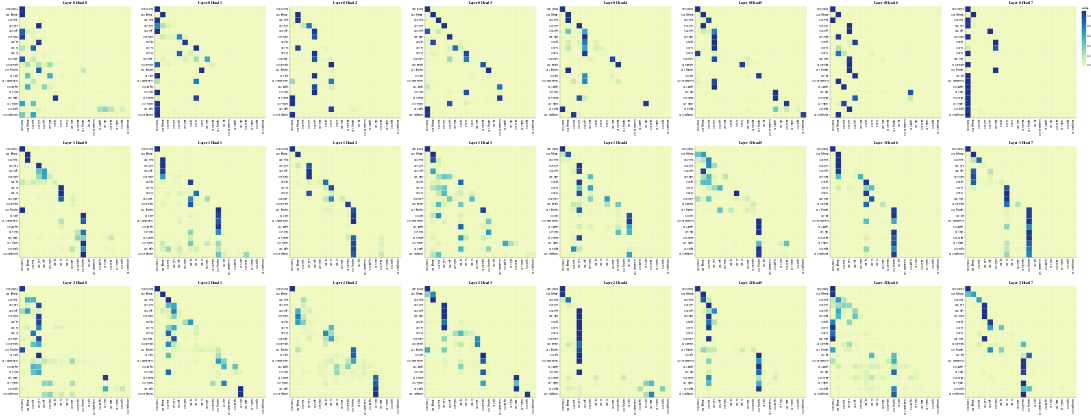

The notebook cell saved with this chart:
### Code cell
# Encoder Self-Attention
get_all_attention_maps("decoder", layers, heads, decoder_input_tokens, decoder_input_tokens, min(20, sentence_len))

### Figure 1 — Vega-Lite specification as saved in the notebook (floating-point values rounded to 4 significant figures; data arrays with more than 128 entries replaced by an {"elided": "..."} marker saying what was removed)
{"config": {"view": {"continuousWidth": 400, "continuousHeight": 300}}, "vconcat": [{"hconcat": [{"data": {"name": "data-e25981fa5f1f4b44800e28944a1fae1d"}, "mark": "rect", "encoding": {"color": {"field": "value", "type": "quantitative"}, "tooltip": [{"field": "row", "type": "quantitative"}, {"field": "column", "type": "quantitative"}, {"field": "value", "type": "quantitative"}, {"field": "row_token", "type": "nominal"}, {"field": "col_token", "type": "nominal"}], "x": {"axis": {"title": ""}, "field": "col_token", "type": "nominal"}, "y": {"axis": {"title": ""}, "field": "row_token", "type": "nominal"}}, "height": 400, "selection": {"selector025": {"type": "interval", "bind": "scales", "encodings": ["x", "y"]}}, "title": "Layer 0 Head 0", "width": 400}, {"data": {"name": "data-0eae3507b9c0f50dfdc00a2b280f5269"}, "mark": "rect", "encoding": {"color": {"field": "value", "type": "quantitative"}, "tooltip": [{"field": "row", "type": "quantitative"}, {"field": "column", "type": "quantitative"}, {"field": "value", "type": "quantitative"}, {"field": "row_token", "type": "nominal"}, {"field": "col_token", "type": "nominal"}], "x": {"axis": {"title": ""}, "field": "col_token", "type": "nominal"}, "y": {"axis": {"title": ""}, "field": "row_token", "type": "nominal"}}, "height": 400, "selection": {"selector026": {"type": "interval", "bind": "scales", "encodings": ["x", "y"]}}, "title": "Layer 0 Head 1", "width": 400}, {"data": {"name": "data-2ddad4988d3911f1e9c39537f2b1b67c"}, "mark": "rect", "encoding": {"color": {"field": "value", "type": "quantitative"}, "tooltip": [{"field": "row", "type": "quantitative"}, {"field": "column", "type": "quantitative"}, {"field": "value", "type": "quantitative"}, {"field": "row_token", "type": "nominal"}, {"field": "col_token", "type": "nominal"}], "x": {"axis": {"title": ""}, "field": "col_token", "type": "nominal"}, "y": {"axis": {"title": ""}, "field": "row_token", "type": "nominal"}}, "height": 400, "selection": {"selector027": {"type": "interval", "bind": "scales", "encodings": ["x", "y"]}}, "title": "Layer 0 Head 2", "width": 400}, {"data": {"name": "data-e9371db0ea1e7cf0bd50256e0830fafd"}, "mark": "rect", "encoding": {"color": {"field": "value", "type": "quantitative"}, "tooltip": [{"field": "row", "type": "quantitative"}, {"field": "column", "type": "quantitative"}, {"field": "value", "type": "quantitative"}, {"field": "row_token", "type": "nominal"}, {"field": "col_token", "type": "nominal"}], "x": {"axis": {"title": ""}, "field": "col_token", "type": "nominal"}, "y": {"axis": {"title": ""}, "field": "row_token", "type": "nominal"}}, "height": 400, "selection": {"selector028": {"type": "interval", "bind": "scales", "encodings": ["x", "y"]}}, "title": "Layer 0 Head 3", "width": 400}, {"data": {"name": "data-312ae3d56ada60ca8f87c3b7bf050dac"}, "mark": "rect", "encoding": {"color": {"field": "value", "type": "quantitative"}, "tooltip": [{"field": "row", "type": "quantitative"}, {"field": "column", "type": "quantitative"}, {"field": "value", "type": "quantitative"}, {"field": "row_token", "type": "nominal"}, {"field": "col_token", "type": "nominal"}], "x": {"axis": {"title": ""}, "field": "col_token", "type": "nominal"}, "y": {"axis": {"title": ""}, "field": "row_token", "type": "nominal"}}, "height": 400, "selection": {"selector029": {"type": "interval", "bind": "scales", "encodings": ["x", "y"]}}, "title": "Layer 0 Head 4", "width": 400}, {"data": {"name": "data-154bb68e665811bb745aaaf40da134bf"}, "mark": "rect", "encoding": {"color": {"field": "value", "type": "quantitative"}, "tooltip": [{"field": "row", "type": "quantitative"}, {"field": "column", "type": "quantitative"}, {"field": "value", "type": "quantitative"}, {"field": "row_token", "type": "nominal"}, {"field": "col_token", "type": "nominal"}], "x": {"axis": {"title": ""}, "field": "col_token", "type": "nominal"}, "y": {"axis": {"title": ""}, "field": "row_token", "type": "nominal"}}, "height": 400, "selection": {"selector030": {"type": "interval", "bind": "scales", "encodings": ["x", "y"]}}, "title": "Layer 0 Head 5", "width": 400}, {"data": {"name": "data-0fc279cb314cc886946c59006ce88dbc"}, "mark": "rect", "encoding": {"color": {"field": "value", "type": "quantitative"}, "tooltip": [{"field": "row", "type": "quantitative"}, {"field": "column", "type": "quantitative"}, {"field": "value", "type": "quantitative"}, {"field": "row_token", "type": "nominal"}, {"field": "col_token", "type": "nominal"}], "x": {"axis": {"title": ""}, "field": "col_token", "type": "nominal"}, "y": {"axis": {"title": ""}, "field": "row_token", "type": "nominal"}}, "height": 400, "selection": {"selector031": {"type": "interval", "bind": "scales", "encodings": ["x", "y"]}}, "title": "Layer 0 Head 6", "width": 400}, {"data": {"name": "data-69d78326cb4863b2650fd72d11a66e0c"}, "mark": "rect", "encoding": {"color": {"field": "value", "type": "quantitative"}, "tooltip": [{"field": "row", "type": "quantitative"}, {"field": "column", "type": "quantitative"}, {"field": "value", "type": "quantitative"}, {"field": "row_token", "type": "nominal"}, {"field": "col_token", "type": "nominal"}], "x": {"axis": {"title": ""}, "field": "col_token", "type": "nominal"}, "y": {"axis": {"title": ""}, "field": "row_token", "type": "nominal"}}, "height": 400, "selection": {"selector032": {"type": "interval", "bind": "scales", "encodings": ["x", "y"]}}, "title": "Layer 0 Head 7", "width": 400}]}, {"hconcat": [{"data": {"name": "data-51d9fdde7685f35936d311390925ee61"}, "mark": "rect", "encoding": {"color": {"field": "value", "type": "quantitative"}, "tooltip": [{"field": "row", "type": "quantitative"}, {"field": "column", "type": "quantitative"}, {"field": "value", "type": "quantitative"}, {"field": "row_token", "type": "nominal"}, {"field": "col_token", "type": "nominal"}], "x": {"axis": {"title": ""}, "field": "col_token", "type": "nominal"}, "y": {"axis": {"title": ""}, "field": "row_token", "type": "nominal"}}, "height": 400, "selection": {"selector033": {"type": "interval", "bind": "scales", "encodings": ["x", "y"]}}, "title": "Layer 1 Head 0", "width": 400}, {"data": {"name": "data-97059cd468ac18fb06dff6a6d8635029"}, "mark": "rect", "encoding": {"color": {"field": "value", "type": "quantitative"}, "tooltip": [{"field": "row", "type": "quantitative"}, {"field": "column", "type": "quantitative"}, {"field": "value", "type": "quantitative"}, {"field": "row_token", "type": "nominal"}, {"field": "col_token", "type": "nominal"}], "x": {"axis": {"title": ""}, "field": "col_token", "type": "nominal"}, "y": {"axis": {"title": ""}, "field": "row_token", "type": "nominal"}}, "height": 400, "selection": {"selector034": {"type": "interval", "bind": "scales", "encodings": ["x", "y"]}}, "title": "Layer 1 Head 1", "width": 400}, {"data": {"name": "data-152c160a2957971b9a44b035e036b034"}, "mark": "rect", "encoding": {"color": {"field": "value", "type": "quantitative"}, "tooltip": [{"field": "row", "type": "quantitative"}, {"field": "column", "type": "quantitative"}, {"field": "value", "type": "quantitative"}, {"field": "row_token", "type": "nominal"}, {"field": "col_token", "type": "nominal"}], "x": {"axis": {"title": ""}, "field": "col_token", "type": "nominal"}, "y": {"axis": {"title": ""}, "field": "row_token", "type": "nominal"}}, "height": 400, "selection": {"selector035": {"type": "interval", "bind": "scales", "encodings": ["x", "y"]}}, "title": "Layer 1 Head 2", "width": 400}, {"data": {"name": "data-45ca42edf2650bf63374556ae37c3771"}, "mark": "rect", "encoding": {"color": {"field": "value", "type": "quantitative"}, "tooltip": [{"field": "row", "type": "quantitative"}, {"field": "column", "type": "quantitative"}, {"field": "value", "type": "quantitative"}, {"field": "row_token", "type": "nominal"}, {"field": "col_token", "type": "nominal"}], "x": {"axis": {"title": ""}, "field": "col_token", "type": "nominal"}, "y": {"axis": {"title": ""}, "field": "row_token", "type": "nominal"}}, "height": 400, "selection": {"selector036": {"type": "interval", "bind": "scales", "encodings": ["x", "y"]}}, "title": "Layer 1 Head 3", "width": 400}, {"data": {"name": "data-2da231a0b5cfaf3987a41448e1b6caf2"}, "mark": "rect", "encoding": {"color": {"field": "value", "type": "quantitative"}, "tooltip": [{"field": "row", "type": "quantitative"}, {"field": "column", "type": "quantitative"}, {"field": "value", "type": "quantitative"}, {"field": "row_token", "type": "nominal"}, {"field": "col_token", "type": "nominal"}], "x": {"axis": {"title": ""}, "field": "col_token", "type": "nominal"}, "y": {"axis": {"title": ""}, "field": "row_token", "type": "nominal"}}, "height": 400, "selection": {"selector037": {"type": "interval", "bind": "scales", "encodings": ["x", "y"]}}, "title": "Layer 1 Head 4", "width": 400}, {"data": {"name": "data-27b0f6c60c129111b443df08dd9edf34"}, "mark": "rect", "encoding": {"color": {"field": "value", "type": "quantitative"}, "tooltip": [{"field": "row", "type": "quantitative"}, {"field": "column", "type": "quantitative"}, {"field": "value", "type": "quantitative"}, {"field": "row_token", "type": "nominal"}, {"field": "col_token", "type": "nominal"}], "x": {"axis": {"title": ""}, "field": "col_token", "type": "nominal"}, "y": {"axis": {"title": ""}, "field": "row_token", "type": "nominal"}}, "height": 400, "selection": {"selector038": {"type": "interval", "bind": "scales", "encodings": ["x", "y"]}}, "title": "Layer 1 Head 5", "width": 400}, {"data": {"name": "data-751554de09186ca14a8d73bf0c15bc75"}, "mark": "rect", "encoding": {"color": {"field": "value", "type": "quantitative"}, "tooltip": [{"field": "row", "type": "quantitative"}, {"field": "column", "type": "quantitative"}, {"field": "value", "type": "quantitative"}, {"field": "row_token", "type": "nominal"}, {"field": "col_token", "type": "nominal"}], "x": {"axis": {"title": ""}, "field": "col_token", "type": "nominal"}, "y": {"axis": {"title": ""}, "field": "row_token", "type": "nominal"}}, "height": 400, "selection": {"selector039": {"type": "interval", "bind": "scales", "encodings": ["x", "y"]}}, "title": "Layer 1 Head 6", "width": 400}, {"data": {"name": "data-cabeb3a1c948cdeaa6185137f1c28c14"}, "mark": "rect", "encoding": {"color": {"field": "value", "type": "quantitative"}, "tooltip": [{"field": "row", "type": "quantitative"}, {"field": "column", "type": "quantitative"}, {"field": "value", "type": "quantitative"}, {"field": "row_token", "type": "nominal"}, {"field": "col_token", "type": "nominal"}], "x": {"axis": {"title": ""}, "field": "col_token", "type": "nominal"}, "y": {"axis": {"title": ""}, "field": "row_token", "type": "nominal"}}, "height": 400, "selection": {"selector040": {"type": "interval", "bind": "scales", "encodings": ["x", "y"]}}, "title": "Layer 1 Head 7", "width": 400}]}, {"hconcat": [{"data": {"name": "data-3cda70ee10571af2127828e7fa68af8e"}, "mark": "rect", "encoding": {"color": {"field": "value", "type": "quantitative"}, "tooltip": [{"field": "row", "type": "quantitative"}, {"field": "column", "type": "quantitative"}, {"field": "value", "type": "quantitative"}, {"field": "row_token", "type": "nominal"}, {"field": "col_token", "type": "nominal"}], "x": {"axis": {"title": ""}, "field": "col_token", "type": "nominal"}, "y": {"axis": {"title": ""}, "field": "row_token", "type": "nominal"}}, "height": 400, "selection": {"selector041": {"type": "interval", "bind": "scales", "encodings": ["x", "y"]}}, "title": "Layer 2 Head 0", "width": 400}, {"data": {"name": "data-dcf9d25e1de010226e02000064db63e7"}, "mark": "rect", "encoding": {"color": {"field": "value", "type": "quantitative"}, "tooltip": [{"field": "row", "type": "quantitative"}, {"field": "column", "type": "quantitative"}, {"field": "value", "type": "quantitative"}, {"field": "row_token", "type": "nominal"}, {"field": "col_token", "type": "nominal"}], "x": {"axis": {"title": ""}, "field": "col_token", "type": "nominal"}, "y": {"axis": {"title": ""}, "field": "row_token", "type": "nominal"}}, "height": 400, "selection": {"selector042": {"type": "interval", "bind": "scales", "encodings": ["x", "y"]}}, "title": "Layer 2 Head 1", "width": 400}, {"data": {"name": "data-d3c3d657e0c7146bb6ba870ad1156280"}, "mark": "rect", "encoding": {"color": {"field": "value", "type": "quantitative"}, "tooltip": [{"field": "row", "type": "quantitative"}, {"field": "column", "type": "quantitative"}, {"field": "value", "type": "quantitative"}, {"field": "row_token", "type": "nominal"}, {"field": "col_token", "type": "nominal"}], "x": {"axis": {"title": ""}, "field": "col_token", "type": "nominal"}, "y": {"axis": {"title": ""}, "field": "row_token", "type": "nominal"}}, "height": 400, "selection": {"selector043": {"type": "interval", "bind": "scales", "encodings": ["x", "y"]}}, "title": "Layer 2 Head 2", "width": 400}, {"data": {"name": "data-5e468b41c5014b04966deb76c6813b79"}, "mark": "rect", "encoding": {"color": {"field": "value", "type": "quantitative"}, "tooltip": [{"field": "row", "type": "quantitative"}, {"field": "column", "type": "quantitative"}, {"field": "value", "type": "quantitative"}, {"field": "row_token", "type": "nominal"}, {"field": "col_token", "type": "nominal"}], "x": {"axis": {"title": ""}, "field": "col_token", "type": "nominal"}, "y": {"axis": {"title": ""}, "field": "row_token", "type": "nominal"}}, "height": 400, "selection": {"selector044": {"type": "interval", "bind": "scales", "encodings": ["x", "y"]}}, "title": "Layer 2 Head 3", "width": 400}, {"data": {"name": "data-4ca25e258725c7d15780ca5d862c5e8d"}, "mark": "rect", "encoding": {"color": {"field": "value", "type": "quantitative"}, "tooltip": [{"field": "row", "type": "quantitative"}, {"field": "column", "type": "quantitative"}, {"field": "value", "type": "quantitative"}, {"field": "row_token", "type": "nominal"}, {"field": "col_token", "type": "nominal"}], "x": {"axis": {"title": ""}, "field": "col_token", "type": "nominal"}, "y": {"axis": {"title": ""}, "field": "row_token", "type": "nominal"}}, "height": 400, "selection": {"selector045": {"type": "interval", "bind": "scales", "encodings": ["x", "y"]}}, "title": "Layer 2 Head 4", "width": 400}, {"data": {"name": "data-596947fd076c9ec3b60ed6920b1f0f61"}, "mark": "rect", "encoding": {"color": {"field": "value", "type": "quantitative"}, "tooltip": [{"field": "row", "type": "quantitative"}, {"field": "column", "type": "quantitative"}, {"field": "value", "type": "quantitative"}, {"field": "row_token", "type": "nominal"}, {"field": "col_token", "type": "nominal"}], "x": {"axis": {"title": ""}, "field": "col_token", "type": "nominal"}, "y": {"axis": {"title": ""}, "field": "row_token", "type": "nominal"}}, "height": 400, "selection": {"selector046": {"type": "interval", "bind": "scales", "encodings": ["x", "y"]}}, "title": "Layer 2 Head 5", "width": 400}, {"data": {"name": "data-477a69d2585f3ea41ec4d86905e1da98"}, "mark": "rect", "encoding": {"color": {"field": "value", "type": "quantitative"}, "tooltip": [{"field": "row", "type": "quantitative"}, {"field": "column", "type": "quantitative"}, {"field": "value", "type": "quantitative"}, {"field": "row_token", "type": "nominal"}, {"field": "col_token", "type": "nominal"}], "x": {"axis": {"title": ""}, "field": "col_token", "type": "nominal"}, "y": {"axis": {"title": ""}, "field": "row_token", "type": "nominal"}}, "height": 400, "selection": {"selector047": {"type": "interval", "bind": "scales", "encodings": ["x", "y"]}}, "title": "Layer 2 Head 6", "width": 400}, {"data": {"name": "data-c9169587d6ce1287d24e0e20e16d3164"}, "mark": "rect", "encoding": {"color": {"field": "value", "type": "quantitative"}, "tooltip": [{"field": "row", "type": "quantitative"}, {"field": "column", "type": "quantitative"}, {"field": "value", "type": "quantitative"}, {"field": "row_token", "type": "nominal"}, {"field": "col_token", "type": "nominal"}], "x": {"axis": {"title": ""}, "field": "col_token", "type": "nominal"}, "y": {"axis": {"title": ""}, "field": "row_token", "type": "nominal"}}, "height": 400, "selection": {"selector048": {"type": "interval", "bind": "scales", "encodings": ["x", "y"]}}, "title": "Layer 2 Head 7", "width": 400}]}], "$schema": "https://vega.github.io/schema/vega-lite/v4.17.0.json", "datasets": {"data-e25981fa5f1f4b44800e28944a1fae1d": {"elided": "400 records"}, "data-0eae3507b9c0f50dfdc00a2b280f5269": {"elided": "400 records"}, "data-2ddad4988d3911f1e9c39537f2b1b67c": {"elided": "400 records"}, "data-e9371db0ea1e7cf0bd50256e0830fafd": {"elided": "400 records"}, "data-312ae3d56ada60ca8f87c3b7bf050dac": {"elided": "400 records"}, "data-154bb68e665811bb745aaaf40da134bf": {"elided": "400 records"}, "data-0fc279cb314cc886946c59006ce88dbc": {"elided": "400 records"}, "data-69d78326cb4863b2650fd72d11a66e0c": {"elided": "400 records"}, "data-51d9fdde7685f35936d311390925ee61": {"elided": "400 records"}, "data-97059cd468ac18fb06dff6a6d8635029": {"elided": "400 records"}, "data-152c160a2957971b9a44b035e036b034": {"elided": "400 records"}, "data-45ca42edf2650bf63374556ae37c3771": {"elided": "400 records"}, "data-2da231a0b5cfaf3987a41448e1b6caf2": {"elided": "400 records"}, "data-27b0f6c60c129111b443df08dd9edf34": {"elided": "400 records"}, "data-751554de09186ca14a8d73bf0c15bc75": {"elided": "400 records"}, "data-cabeb3a1c948cdeaa6185137f1c28c14": {"elided": "400 records"}, "data-3cda70ee10571af2127828e7fa68af8e": {"elided": "400 records"}, "data-dcf9d25e1de010226e02000064db63e7": {"elided": "400 records"}, "data-d3c3d657e0c7146bb6ba870ad1156280": {"elided": "400 records"}, "data-5e468b41c5014b04966deb76c6813b79": {"elided": "400 records"}, "data-4ca25e258725c7d15780ca5d862c5e8d": {"elided": "400 records"}, "data-596947fd076c9ec3b60ed6920b1f0f61": {"elided": "400 records"}, "data-477a69d2585f3ea41ec4d86905e1da98": {"elided": "400 records"}, "data-c9169587d6ce1287d24e0e20e16d3164": {"elided": "400 records"}}}
